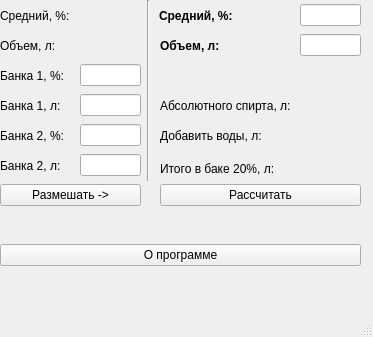
<?xml version="1.0" encoding="UTF-8"?>
<ui version="4.0">
 <class>MainWindow</class>
 <widget class="QMainWindow" name="MainWindow">
  <property name="geometry">
   <rect>
    <x>0</x>
    <y>0</y>
    <width>373</width>
    <height>337</height>
   </rect>
  </property>
  <property name="windowTitle">
   <string>Калькулятор самогонщика v 0.2 от dtwrk</string>
  </property>
  <widget class="QWidget" name="centralwidget">
   <widget class="QWidget" name="gridLayoutWidget">
    <property name="geometry">
     <rect>
      <x>0</x>
      <y>0</y>
      <width>81</width>
      <height>31</height>
     </rect>
    </property>
    <layout class="QGridLayout" name="grid_sred_percent">
     <property name="rightMargin">
      <number>0</number>
     </property>
     <item row="0" column="0">
      <widget class="QLabel" name="label_sred_percent">
       <property name="frameShape">
        <enum>QFrame::NoFrame</enum>
       </property>
       <property name="text">
        <string>Средний, %:</string>
       </property>
      </widget>
     </item>
    </layout>
   </widget>
   <widget class="QWidget" name="gridLayoutWidget_2">
    <property name="geometry">
     <rect>
      <x>0</x>
      <y>30</y>
      <width>81</width>
      <height>31</height>
     </rect>
    </property>
    <layout class="QGridLayout" name="grid_volume_l">
     <item row="0" column="0">
      <widget class="QLabel" name="label_volume_l">
       <property name="text">
        <string>Объем, л:</string>
       </property>
      </widget>
     </item>
    </layout>
   </widget>
   <widget class="QWidget" name="gridLayoutWidget_3">
    <property name="geometry">
     <rect>
      <x>0</x>
      <y>60</y>
      <width>81</width>
      <height>31</height>
     </rect>
    </property>
    <layout class="QGridLayout" name="gridLayout">
     <item row="1" column="0">
      <widget class="QLabel" name="label">
       <property name="text">
        <string>Банка 1, %:</string>
       </property>
      </widget>
     </item>
    </layout>
   </widget>
   <widget class="QWidget" name="gridLayoutWidget_4">
    <property name="geometry">
     <rect>
      <x>0</x>
      <y>90</y>
      <width>81</width>
      <height>31</height>
     </rect>
    </property>
    <layout class="QGridLayout" name="gridLayout_2">
     <item row="0" column="0">
      <widget class="QLabel" name="label_2">
       <property name="text">
        <string>Банка 1, л:</string>
       </property>
      </widget>
     </item>
    </layout>
   </widget>
   <widget class="QWidget" name="gridLayoutWidget_5">
    <property name="geometry">
     <rect>
      <x>0</x>
      <y>120</y>
      <width>81</width>
      <height>31</height>
     </rect>
    </property>
    <layout class="QGridLayout" name="gridLayout_3">
     <item row="0" column="0">
      <widget class="QLabel" name="label_3">
       <property name="text">
        <string>Банка 2, %:</string>
       </property>
      </widget>
     </item>
    </layout>
   </widget>
   <widget class="QWidget" name="gridLayoutWidget_6">
    <property name="geometry">
     <rect>
      <x>0</x>
      <y>150</y>
      <width>81</width>
      <height>31</height>
     </rect>
    </property>
    <layout class="QGridLayout" name="gridLayout_4">
     <item row="0" column="0">
      <widget class="QLabel" name="label_4">
       <property name="text">
        <string>Банка 2, л:</string>
       </property>
      </widget>
     </item>
    </layout>
   </widget>
   <widget class="QWidget" name="gridLayoutWidget_7">
    <property name="geometry">
     <rect>
      <x>80</x>
      <y>0</y>
      <width>61</width>
      <height>31</height>
     </rect>
    </property>
    <layout class="QGridLayout" name="gridLayout_5">
     <item row="0" column="0">
      <widget class="QLabel" name="label_left_value_perc">
       <property name="text">
        <string/>
       </property>
      </widget>
     </item>
    </layout>
   </widget>
   <widget class="QWidget" name="gridLayoutWidget_8">
    <property name="geometry">
     <rect>
      <x>80</x>
      <y>30</y>
      <width>61</width>
      <height>31</height>
     </rect>
    </property>
    <layout class="QGridLayout" name="gridLayout_6">
     <item row="0" column="0">
      <widget class="QLabel" name="label_left_value_l">
       <property name="text">
        <string/>
       </property>
      </widget>
     </item>
    </layout>
   </widget>
   <widget class="QWidget" name="gridLayoutWidget_9">
    <property name="geometry">
     <rect>
      <x>80</x>
      <y>60</y>
      <width>61</width>
      <height>31</height>
     </rect>
    </property>
    <layout class="QGridLayout" name="gridLayout_7">
     <item row="0" column="0">
      <widget class="QLineEdit" name="entry_bank1_perc"/>
     </item>
    </layout>
   </widget>
   <widget class="QWidget" name="gridLayoutWidget_10">
    <property name="geometry">
     <rect>
      <x>80</x>
      <y>90</y>
      <width>61</width>
      <height>31</height>
     </rect>
    </property>
    <layout class="QGridLayout" name="gridLayout_8">
     <item row="0" column="0">
      <widget class="QLineEdit" name="entry_bank1_l"/>
     </item>
    </layout>
   </widget>
   <widget class="QWidget" name="gridLayoutWidget_11">
    <property name="geometry">
     <rect>
      <x>80</x>
      <y>120</y>
      <width>61</width>
      <height>31</height>
     </rect>
    </property>
    <layout class="QGridLayout" name="gridLayout_9">
     <item row="0" column="0">
      <widget class="QLineEdit" name="entry_bank2_perc"/>
     </item>
    </layout>
   </widget>
   <widget class="QWidget" name="gridLayoutWidget_12">
    <property name="geometry">
     <rect>
      <x>80</x>
      <y>150</y>
      <width>61</width>
      <height>31</height>
     </rect>
    </property>
    <layout class="QGridLayout" name="gridLayout_10">
     <item row="0" column="0">
      <widget class="QLineEdit" name="entry_bank2_l"/>
     </item>
    </layout>
   </widget>
   <widget class="Line" name="line">
    <property name="geometry">
     <rect>
      <x>140</x>
      <y>0</y>
      <width>16</width>
      <height>181</height>
     </rect>
    </property>
    <property name="orientation">
     <enum>Qt::Vertical</enum>
    </property>
   </widget>
   <widget class="QWidget" name="gridLayoutWidget_13">
    <property name="geometry">
     <rect>
      <x>159</x>
      <y>0</y>
      <width>141</width>
      <height>31</height>
     </rect>
    </property>
    <layout class="QGridLayout" name="gridLayout_11">
     <item row="0" column="0">
      <widget class="QLabel" name="label_5">
       <property name="font">
        <font>
         <bold>true</bold>
        </font>
       </property>
       <property name="text">
        <string>Средний, %:</string>
       </property>
      </widget>
     </item>
    </layout>
   </widget>
   <widget class="QWidget" name="gridLayoutWidget_14">
    <property name="geometry">
     <rect>
      <x>160</x>
      <y>30</y>
      <width>141</width>
      <height>31</height>
     </rect>
    </property>
    <layout class="QGridLayout" name="gridLayout_12">
     <item row="0" column="0">
      <widget class="QLabel" name="label_7">
       <property name="font">
        <font>
         <italic>false</italic>
         <bold>true</bold>
         <strikeout>false</strikeout>
         <kerning>false</kerning>
        </font>
       </property>
       <property name="text">
        <string>Объем, л:</string>
       </property>
      </widget>
     </item>
    </layout>
   </widget>
   <widget class="QWidget" name="gridLayoutWidget_15">
    <property name="geometry">
     <rect>
      <x>160</x>
      <y>60</y>
      <width>201</width>
      <height>31</height>
     </rect>
    </property>
    <layout class="QGridLayout" name="gridLayout_13"/>
   </widget>
   <widget class="QWidget" name="gridLayoutWidget_16">
    <property name="geometry">
     <rect>
      <x>160</x>
      <y>90</y>
      <width>140</width>
      <height>31</height>
     </rect>
    </property>
    <layout class="QGridLayout" name="gridLayout_14">
     <item row="0" column="0">
      <widget class="QLabel" name="label_8">
       <property name="text">
        <string>Абсолютного спирта, л:</string>
       </property>
      </widget>
     </item>
    </layout>
   </widget>
   <widget class="QWidget" name="gridLayoutWidget_17">
    <property name="geometry">
     <rect>
      <x>160</x>
      <y>120</y>
      <width>141</width>
      <height>31</height>
     </rect>
    </property>
    <layout class="QGridLayout" name="gridLayout_15">
     <item row="0" column="0">
      <widget class="QLabel" name="label_9">
       <property name="text">
        <string>Добавить воды, л:</string>
       </property>
      </widget>
     </item>
    </layout>
   </widget>
   <widget class="QLabel" name="label_6">
    <property name="geometry">
     <rect>
      <x>160</x>
      <y>160</y>
      <width>121</width>
      <height>17</height>
     </rect>
    </property>
    <property name="text">
     <string>Итого в баке 20%, л:</string>
    </property>
   </widget>
   <widget class="QWidget" name="gridLayoutWidget_18">
    <property name="geometry">
     <rect>
      <x>160</x>
      <y>150</y>
      <width>141</width>
      <height>31</height>
     </rect>
    </property>
    <layout class="QGridLayout" name="gridLayout_16"/>
   </widget>
   <widget class="QWidget" name="gridLayoutWidget_19">
    <property name="geometry">
     <rect>
      <x>300</x>
      <y>0</y>
      <width>61</width>
      <height>31</height>
     </rect>
    </property>
    <layout class="QGridLayout" name="gridLayout_17">
     <item row="0" column="0">
      <widget class="QLineEdit" name="entry_value_perc"/>
     </item>
    </layout>
   </widget>
   <widget class="QWidget" name="gridLayoutWidget_20">
    <property name="geometry">
     <rect>
      <x>300</x>
      <y>30</y>
      <width>61</width>
      <height>31</height>
     </rect>
    </property>
    <layout class="QGridLayout" name="gridLayout_18">
     <item row="0" column="0">
      <widget class="QLineEdit" name="entry_value_l"/>
     </item>
    </layout>
   </widget>
   <widget class="QWidget" name="gridLayoutWidget_21">
    <property name="geometry">
     <rect>
      <x>300</x>
      <y>90</y>
      <width>61</width>
      <height>31</height>
     </rect>
    </property>
    <layout class="QGridLayout" name="gridLayout_19">
     <item row="0" column="0">
      <widget class="QLabel" name="label_value_abssp_l">
       <property name="text">
        <string/>
       </property>
      </widget>
     </item>
    </layout>
   </widget>
   <widget class="QWidget" name="gridLayoutWidget_22">
    <property name="geometry">
     <rect>
      <x>300</x>
      <y>120</y>
      <width>61</width>
      <height>31</height>
     </rect>
    </property>
    <layout class="QGridLayout" name="gridLayout_20">
     <item row="0" column="0">
      <widget class="QLabel" name="label_value_addwater_l">
       <property name="text">
        <string/>
       </property>
      </widget>
     </item>
    </layout>
   </widget>
   <widget class="QWidget" name="gridLayoutWidget_23">
    <property name="geometry">
     <rect>
      <x>300</x>
      <y>150</y>
      <width>61</width>
      <height>31</height>
     </rect>
    </property>
    <layout class="QGridLayout" name="gridLayout_21">
     <item row="0" column="0">
      <widget class="QLabel" name="label_all_in_tank">
       <property name="text">
        <string/>
       </property>
      </widget>
     </item>
    </layout>
   </widget>
   <widget class="QWidget" name="gridLayoutWidget_24">
    <property name="geometry">
     <rect>
      <x>0</x>
      <y>180</y>
      <width>141</width>
      <height>31</height>
     </rect>
    </property>
    <layout class="QGridLayout" name="gridLayout_22">
     <item row="0" column="0">
      <widget class="QPushButton" name="pushButton_mix">
       <property name="text">
        <string>Размешать -&gt;</string>
       </property>
      </widget>
     </item>
    </layout>
   </widget>
   <widget class="QWidget" name="gridLayoutWidget_25">
    <property name="geometry">
     <rect>
      <x>160</x>
      <y>180</y>
      <width>201</width>
      <height>31</height>
     </rect>
    </property>
    <layout class="QGridLayout" name="gridLayout_23">
     <item row="0" column="0">
      <widget class="QPushButton" name="pushButton_calculate">
       <property name="text">
        <string>Рассчитать</string>
       </property>
      </widget>
     </item>
    </layout>
   </widget>
   <widget class="QWidget" name="gridLayoutWidget_26">
    <property name="geometry">
     <rect>
      <x>0</x>
      <y>210</y>
      <width>361</width>
      <height>31</height>
     </rect>
    </property>
    <layout class="QGridLayout" name="gridLayout_24"/>
   </widget>
   <widget class="QWidget" name="gridLayoutWidget_27">
    <property name="geometry">
     <rect>
      <x>0</x>
      <y>240</y>
      <width>361</width>
      <height>31</height>
     </rect>
    </property>
    <layout class="QGridLayout" name="gridLayout_25">
     <item row="0" column="0">
      <widget class="QPushButton" name="pushButton_about">
       <property name="text">
        <string>О программе</string>
       </property>
      </widget>
     </item>
    </layout>
   </widget>
  </widget>
  <widget class="QMenuBar" name="menubar">
   <property name="geometry">
    <rect>
     <x>0</x>
     <y>0</y>
     <width>373</width>
     <height>22</height>
    </rect>
   </property>
  </widget>
  <widget class="QStatusBar" name="statusbar"/>
 </widget>
 <resources/>
 <connections/>
</ui>
